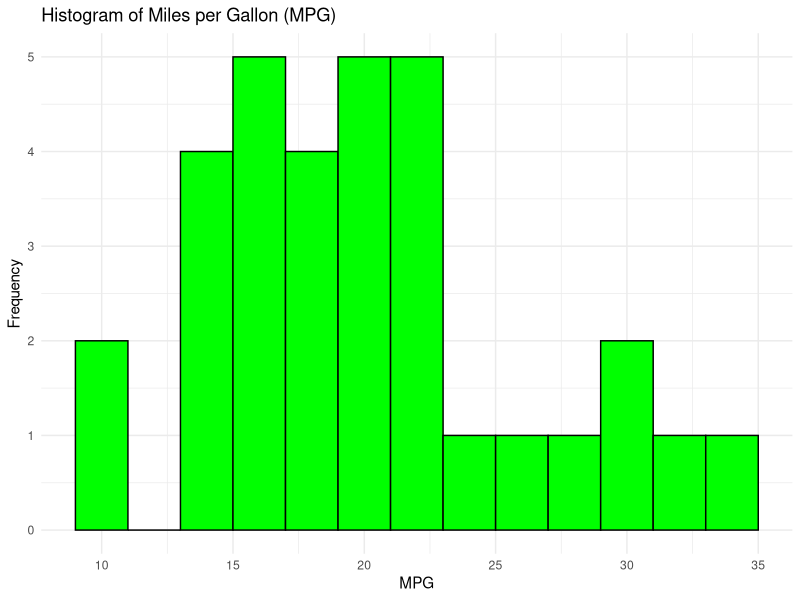
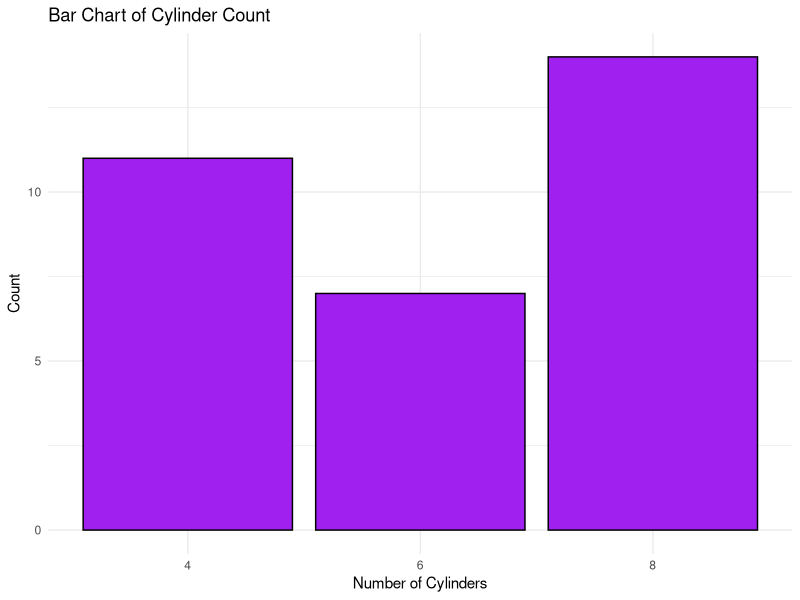
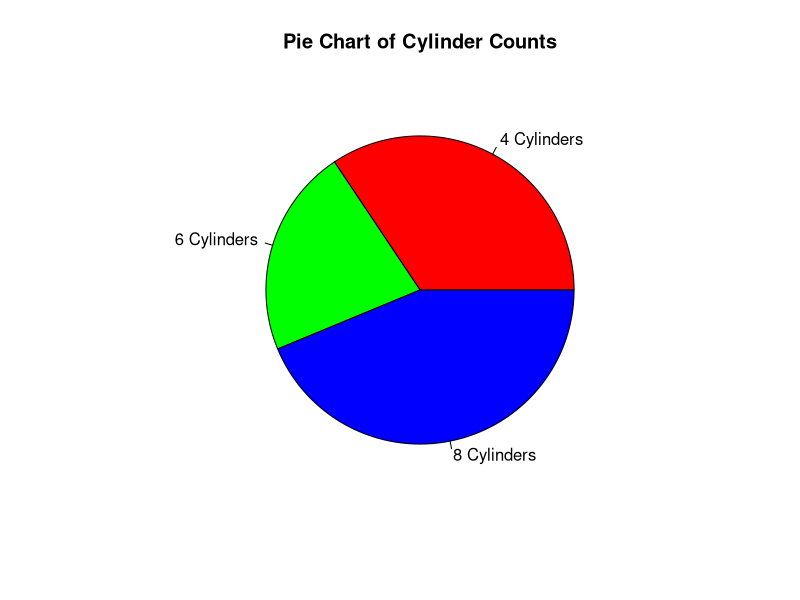

The R script that drew these images, in order:
# load the library
library(ggplot2)

# Histogram of 'mpg' (Miles per Gallon)
ggplot(mtcars, aes(x = mpg)) + 
    geom_histogram(binwidth = 2, fill = "green", color = "black") + 
    labs(title = "Histogram of Miles per Gallon (MPG)", x = "MPG", y = "Frequency") + 
    theme_minimal()

# Bar chart for number of cars with different cylinder counts ('cyl') 
ggplot(mtcars, aes(x = as.factor(cyl))) + 
    geom_bar(fill = "purple", color = "black") + 
    labs(title = "Bar Chart of Cylinder Count", x = "Number of Cylinders", y = "Count") + 
    theme_minimal()

# Pie chart for the proportion of cars with different 'cyl' (cylinder) counts 
cyl_data <- table(mtcars$cyl) 
pie(cyl_data, labels = paste(names(cyl_data), "Cylinders"), main = "Pie Chart of Cylinder Counts", col = rainbow(length(cyl_data)))
